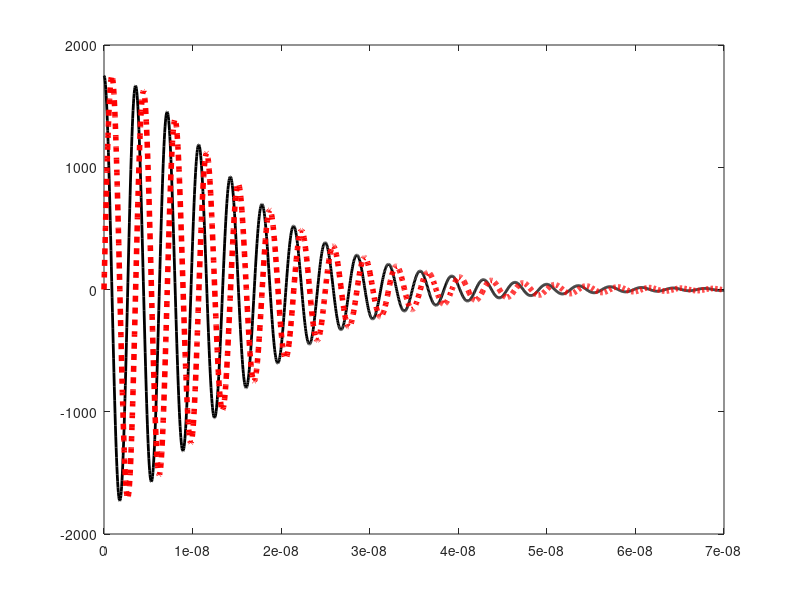
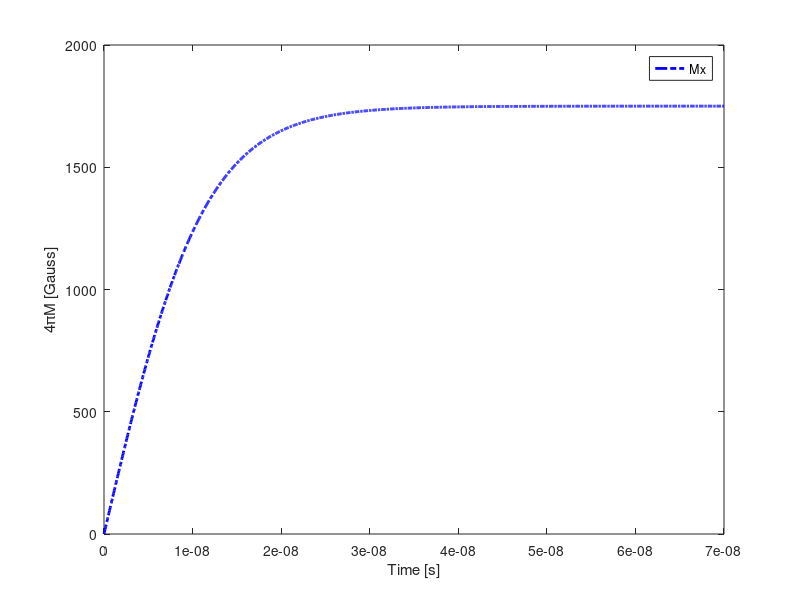

MATLAB code for these plots, in order:
    
% This is a FDTD code solving LLG Equations of single spin unit
% Static demagnetization with excitation applied from quasistatic H-field
% Valid for magnetoquasistatic regime
% 3-d Cartesian coordinate system
%% Universal parameters
EP0 = 8.854e-12; % Epsilon, free space permittivity
MU0 = 4*pi*1.0E-7; % Mu, free space permeability
CC = 3.0*1.e8; % Speed of light in free space
eta0 = 120*pi;
gamma = 2*pi*2.8e6*10^4*MU0; % Unit is C/kg

% Define material properties
Ms_ga = 1750;
H0_oe = 100;

%units conversion
H0 = H0_oe/(4*pi*10^-3); % unit is A/m
Ms = Ms_ga/(4*pi*10^-3); % unit is A/m tesla, 4*pi*Ms = 1750 gauss -> 4*pi*Ms*10^-4 is tesla -> 4*pi*Ms*10^-4/MU0 is A/m
wm = 2*pi*2.8e6*Ms_ga;  % saturation magnetization
w0_0 = 2*pi*2.8e6*H0_oe;  % external biasing field


Nx=0;
Ny=1;
Nz=0;
wr = sqrt((w0_0+(Nx-Nz)*wm)*(w0_0+(Ny-Nz)*wm)); % FMR estimation based on Kittel's equation
fr=wr/2/pi;
delta_H = 10; % line width in the unit of Oesterd
alpha = delta_H*2.8e6*2*pi/w0_0/2;  % damping constant

%% Set up the time steps
DT  =  1/fr/(200*100); % define FDTD time-step size- careful of error accumulation as DT is increased
Tstep_end = round(70e-9/(DT));% total number of time steps = time duration/time resolution
Tstep_int = 1000; % number of time steps between adjacent record points reduce to save memory
Tstep_record = floor(Tstep_end/Tstep_int); % # of recorded data points
Time_axis = 0:Tstep_int:Tstep_end;

%% Time domain update

% Initialize field components;

%demagnetization terms
Nx=0;
Ny=1;
Nz=0;

Mx = Ms;
My = 0;
Mz = 0;

Hx = -Nx*Mx;
Hy = -Ny*My;
Hz = H0-Nz*Mz;

% Initialize field matrices
Hx_obs = zeros(1,Tstep_record);
Hy_obs = zeros(1,Tstep_record);
Hz_obs = zeros(1,Tstep_record);
Mx_obs = zeros(1,Tstep_record);
My_obs = zeros(1,Tstep_record);
Mz_obs = zeros(1,Tstep_record);

Prefactor1 = -gamma*DT;
Prefactor2 = Prefactor1*alpha/Ms;

for Tstepp = 1 : Tstep_end
    Tstep=Tstepp-1;
    TT = Tstep*DT;    
    
    %Applied H-field width demagnetization-needs update if applying
    %excitation
    %{
    Hx = -Nx*Mx;
    Hy= -Ny*My;
    Hz=H0-Nz*Mz;
    %}
    
    %LLG Equations
    deltaMx = Prefactor1 .* (My .* Hz - Mz .* Hy) + Prefactor2 .* (My .* (Mx .* Hy - My .* Hx)- Mz .* (Mz .* Hx - Mx .* Hz));
    deltaMy = Prefactor1 .* (Mz .* Hx - Mx .* Hz) + Prefactor2 .* (Mz .* (My .* Hz - Mz .* Hy)- Mx .* (Mx .* Hy - My .* Hx));
    deltaMz = Prefactor1 .* (Mx .* Hy - My .* Hx) + Prefactor2 .* (Mx .* (Mz .* Hx - Mx .* Hz)- My .* (My .* Hz - Mz .* Hy));
    
    %Update Magnetization
    Mx = Mx + deltaMx;
    My = My + deltaMy;
    Mz = Mz + deltaMz;
    
    %Renormalize magnetization to Ms
    mag = sqrt(Mx .* Mx + My .* My + Mz .* Mz);
    Mx = Mx ./ mag * Ms;
    My = My ./ mag * Ms;
    Mz = Mz ./ mag * Ms;
    
    if rem(Tstep, Tstep_int) == 0
        NN = floor(Tstep/Tstep_int);
        Mx_obs(NN+1) = Mx;
        My_obs(NN+1) = My;
        Mz_obs(NN+1) = Mz;
    end
end

figure
plot(Time_axis(1:length(Mx_obs))*DT, Mx_obs/(1e3/4/pi), 'k', 'Linewidth', 2)
hold on
plot(Time_axis(1:length(My_obs))*DT, My_obs/(1e3/4/pi), ':r', 'Linewidth', 4)

figure
% yyaxis right
plot(Time_axis(1:length(Mz_obs))*DT, Mz_obs/(1e3/4/pi), '-.b', 'Linewidth', 2)

legend ('Mx','My','Mz (bias direction)')
xlabel('Time [s]');
ylabel('4\piM [Gauss]');
% title( ['Magnetization magnitude, \alpha = ', num2str(alpha), ', X-direction RF Amplitude = Ho*' num2str(Hrf)]);

%%below code can generate animated 3-d plots of magnetization
%{
%% gif
h = figure;
filename = 'testAnimated.gif';
SpinCurve = animatedline('LineWidth',1);
% set(gca,'XLim',[-1000 1000],'YLim',[1450 1760],'ZLim',[-250 250])
xlabel('Mx, excitation direction');
ylabel('My');
zlabel('Mz, bias direction');
view(24,24);

for t3D = Tstep_end*4/5:4:Tstep_end*4/5+2000
    addpoints(SpinCurve,Mx_obs(t3D)/(1e3/4/pi),My_obs(t3D)/(1e3/4/pi),Mz_obs(t3D)/(1e3/4/pi));
    drawnow;
    %         pause(0.02)
    
    % Capture the plot as an image
    frame = getframe(h);
    im = frame2im(frame);
    [imind,cm] = rgb2ind(im,256);
    
    % Write to the GIF File
    if t3D == 1
        imwrite(imind,cm,filename,'gif', 'Loopcount',inf,'DelayTime',0.01);
    else
        imwrite(imind,cm,filename,'gif','WriteMode','append','DelayTime',0.01);
    end
    
end
%}
%{
%% plot only
h = figure;
SpinCurve = animatedline('LineWidth',1);
% set(gca,'XLim',[-1000 1000],'YLim',[1450 1760],'ZLim',[-250 250])
view(40,24);

for t3D = 1:5:2000
    addpoints(SpinCurve,Mx_obs(t3D)/(1e3/4/pi),My_obs(t3D)/(1e3/4/pi),Mz_obs(t3D)/(1e3/4/pi));
    drawnow;
end

%% avi

v=VideoWriter('SpinTip.avi');
v.FrameRate = 200;
%     v.Duration = 5;

open(v);
figure;
SpinCurve = animatedline('LineWidth',2);
% set(gca,'XLim',[-1000 1000],'YLim',[1450 1760],'ZLim',[-250 250])
view(13,24);

for t3D = 1:1:1000
    addpoints(SpinCurve,Mx_obs(t3D)/(1e3/4/pi),My_obs(t3D)/(1e3/4/pi),Mz_obs(t3D)/(1e3/4/pi));
    drawnow;
    frame = getframe(gcf);
    writeVideo(v,frame);
end
close (v)
%}